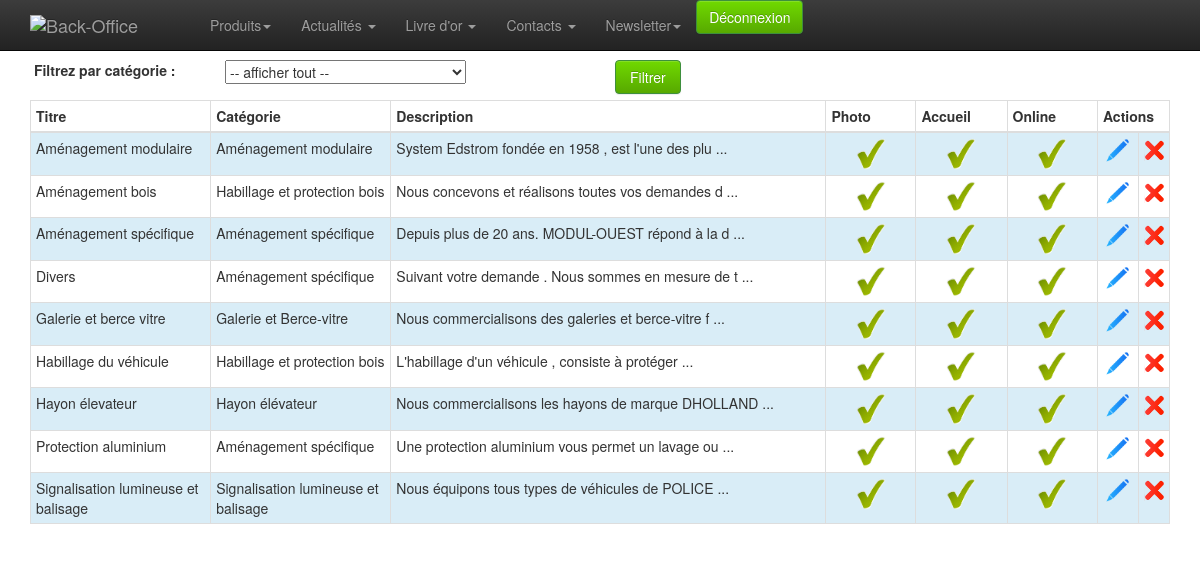
The app's page /admin/produit/liste.php (signed in) with its own data.
### tables this page shows
CREATE TABLE `product` (
  `id` int(10) unsigned NOT NULL AUTO_INCREMENT,
  `id_categorie` int(11) NOT NULL,
  `nom` varchar(100) NOT NULL,
  `description` text NOT NULL,
  `fichier_pdf` varchar(100) NOT NULL,
  `accueil` enum('0','1') NOT NULL DEFAULT '0',
  `online` enum('0','1') NOT NULL DEFAULT '0',
  PRIMARY KEY (`id`)
);

CREATE TABLE `catproduct` (
  `id` int(10) unsigned NOT NULL AUTO_INCREMENT,
  `id_parent` int(11) NOT NULL,
  `nom` varchar(50) NOT NULL,
  `image` varchar(50) NOT NULL,
  `ordre_affichage` int(11) NOT NULL DEFAULT '1',
  PRIMARY KEY (`id`)
);

### admin/classes/StorageManager.php (called while the page is built, shortened)
<?php
class StorageManager{
	protected function dbConnect() {
		try {
			$this->mysqli = new mysqli ( DBHOST, DBUSER, DBPASSWD, DBNAME ) ;
		} catch (Exception $e) {
			throw new Exception("Erreur Connexion DB ". $e->getMessage());
		}
	}
}
?>

### admin/classes/Produit.php (called while the page is built, shortened)
<?php
require_once("StorageManager.php");
require_once("Categorie.php");
class Produit extends StorageManager {
	public function getListe( $tab=array(), $debug=false ) {
		$champ_souhaite = ( $tab[ "champ" ] != '' ) ? $tab[ "champ" ] : "*";
		$requete = "SELECT " . $champ_souhaite . " FROM `product`";
		if ( $tab[ "where" ] == '' ) {
			$requete .= " WHERE id > 0";
			$order_by = ( $tab[ "order_by" ] != "" ) ? $tab[ "order_by" ] : "nom";
			$sens = ( $tab[ "sens" ] != "" ) ? $tab[ "sens" ] : "ASC";
			$requete .= " ORDER BY " . $order_by . " " . $sens;
		}
		else $requete .= $tab[ "where" ];
		$result = mysqli_query( $this->mysqli, $requete );
		while( $row = mysqli_fetch_assoc( $result ) ) {
			$new_array[] = $row;
		}
		return $new_array;
	}
}

### admin/classes/Categorie.php (called while the page is built, shortened)
<?php
require_once("StorageManager.php");
class Categorie extends StorageManager {
	public function load( $id, $debug=false ){
		$new_array = null;
		$requete = "SELECT * FROM `catproduct` WHERE id = " . $id ;
		$result = mysqli_query( $this->mysqli, $requete );
		while( $row = mysqli_fetch_assoc( $result ) ) {
			$new_array[] = $row;
		}
		return $new_array;
	}
	public function getListe( $tab=array(), $debug=false ) {
		$champ_souhaite = ( $tab[ "champ" ] != '' ) ? $tab[ "champ" ] : "*";
		$requete = "SELECT " . $champ_souhaite . " FROM `catproduct`";
		if ( $tab[ "where" ] == '' ) {
			$requete .= " WHERE id > 0";
			if ( !empty( $tab ) ) {
				foreach( $tab as $champ => $val ) {
					if ( $champ != "champ" && $champ != "order_by" && $champ != "sens" )
						$requete .= " AND " . $champ . " = '" . addslashes( $val ) . "'";
				}
			}
			$order_by = ( $tab[ "order_by" ] != "" ) ? $tab[ "order_by" ] : "ordre_affichage";
			$sens = ( $tab[ "sens" ] != "" ) ? $tab[ "sens" ] : "ASC";
			$requete .= " ORDER BY " . $order_by . " " . $sens;
		}
		else $requete .= $tab[ "where" ];
		$result = mysqli_query( $this->mysqli, $requete );
		while( $row = mysqli_fetch_assoc( $result ) ) {
			$new_array[] = $row;
		}
		return $new_array;
	}
}

### admin/classes/utils.php (called while the page is built, shortened)
<?
	function couper_correctement( $chaine='', $longueur=0, $element=' ', $debug=false ) {
		$chaine = substr( $chaine, 0, $longueur );
		return $chaine;
	}
?>

### admin/classes/Produit_image.php (called while the page is built, shortened)
<?php
require_once("StorageManager.php");
class Produit_image extends StorageManager {
	public function getImageDefaut( $num_produit=0, $debug=false ) {
		$requete = "SELECT * FROM `product_image`
			WHERE num_produit = " . intval( $num_produit ) . "
			AND defaut = 'oui'";
		$result = mysqli_query( $this->mysqli, $requete );
		$row = mysqli_fetch_assoc( $result );
		return $row;
	}
}

### admin/produit/liste.php (the view, shortened to what this page needs)
<? include_once ( $_SERVER[ "DOCUMENT_ROOT" ] . "/admin/classes/utils.php" );?>
<?
	require $_SERVER[ "DOCUMENT_ROOT" ] . "/admin/classes/Categorie.php";
	require $_SERVER[ "DOCUMENT_ROOT" ] . "/admin/classes/Produit.php";
	require $_SERVER[ "DOCUMENT_ROOT" ] . "/admin/classes/Produit_image.php";
	$debug = 			false;
	$categorie = 		new Categorie();
	$produit = 			new Produit();
	$produit_image = 	new Produit_image();
	if ( 1 == 1 ) {
		unset( $recherche );
		$recherche[ "id_parent" ] = '0';
		$liste_categorie = $categorie->getListe( $recherche, $debug );
	}
	if ( 1 == 1 ) {
		unset( $recherche );
		$liste_produit = $produit->getListe( $recherche, $debug );
	}
?>
<!doctype html>
<html class="no-js" lang="en">
	<head>
		<? include_once $_SERVER[ "DOCUMENT_ROOT" ] . "/admin/inc-meta.php";?>
	</head>
	<body>
		<? require_once $_SERVER[ "DOCUMENT_ROOT" ] . "/admin/inc-menu.php";?>
		<div class="container">
			<div class="row">
				<form name="formulaire" class="form-horizontal" method="GET"  action="liste.php" >
				<div class="col-md-2">
					<label  >&nbsp;Filtrez par catégorie :</label>
				</div>
				<div class="col-md-4">
					<select name="id_categorie" id="id_categorie">
						<option value="" selected>-- afficher tout --</option>
					</select>
				</div>
				<div class="col-md-3">
					<button class="btn btn-success col-sm-3" type="submit" >Filtrer</button>
				</div>
				<br><br>
			</div>
			<div class="row">
				<div class="col-xs-12 col-sm-12 col-md-12">
					<table class="table table-hover table-bordered table-condensed table-striped" >
						<thead>
							<tr>
								<th class="col-md-2" style="">Titre</th>
								<th class="col-md-2" style="">Catégorie</th>
								<th class="col-md-5" style="">Description</th>
								<th class="col-md-1" style="">Photo</th>
								<th class="col-md-1" style="">Accueil</th>
								<th class="col-md-1" style="">Online</th>
								<th class="col-md-1" colspan="2" style="">Actions</th>
							</tr>
						</thead>
						<tbody>
							<?
							if ( !empty( $liste_produit ) ) {
								$i=0;
								foreach ( $liste_produit as $value ) {
									$i++;
									$data = $categorie->load( $value[ "id_categorie" ] );
									$image_defaut = $produit_image->getImageDefaut( $value[ "id" ], $debug );
									$classe_affichage = ( $i % 2 != 0 ) ? "info" : "";
									$description = couper_correctement( $value[ "description" ], 50 );
									if ( strlen( $value[ "description" ] ) > 50 ) $description .= " ...";
									$image_ok = ( $image_defaut[ "fichier" ] != '' ) ? 'check' : 'vide';
									$accueil = ( $value[ "accueil" ] == '1' ) ? 'check' : 'vide';
									$online = ( $value[ "online" ] == '1' ) ? 'check' : 'vide';
									echo "<tr class='" . $classe_affichage . "'>\n";
									echo "	<td>" . $value[ "nom" ] . "</td>\n";
									echo "	<td>" . $data[ 0 ][ "nom" ] . "</td>\n";
									echo "	<td>" . $description . "</td>\n";
									echo "	<td align='center'><img src='../img/" . $image_ok . ".png' width='30' ></td>\n";
									echo "	<td align='center'><img src='../img/" . $accueil . ".png' width='30' ></td>\n";
									echo "	<td align='center'><img src='../img/" . $online . ".png' width='30' ></td>\n";
									echo "	<td><a href='./edition.php?id=" . $value[ "id" ] . "'><img src='../img/modif.png' width='30' alt='Modifier' ></a></td>\n";
									echo "	<td>\n";
									echo "		<img src='../img/del.png' width='20' alt='Supprimer' onclick=\"$('.supp" . $value[ "id" ] . "').css('display', 'block');\">\n";
									echo "	</td>\n";
									echo "</tr>\n";
								}
							}
							?>
						</tbody>
					</table>
				</div>
			</div>
		</div>
	</body>
</html>

### admin/css/style.css (style rules this page uses)
body { padding-top: 60px; padding-bottom: 40px; }
.btn-success { background-color: #57a900; background-image: -moz-linear-gradient(top, #70d900, #57a900); background-image: -ms-linear-gradient(top, #70d900, #57a900); background-image: -webkit-gradient(linear, 0 0, 0 100%, from(#70d900), to(#57a900)); background-image: -webkit-linear-gradient(top, #70d900, #57a900); background-image: -o-linear-gradient(top, #70d900, #57a900); background-image: linear-gradient(top, #70d900, #57a900); filter: progid:DXImageTransform.Microsoft.gradient(startColorstr='#70d900', endColorstr='#57a900', GradientType=0); }

### records on screen
product: nom "Aménagement modulaire", catproduct.nom "Aménagement modulaire", description "System Edstrom fondée en 1958 , est l'une des plu ..."
product: nom "Aménagement bois", catproduct.nom "Habillage et protection bois", description "Nous concevons et réalisons toutes vos demandes d ..."
product: nom "Aménagement spécifique", catproduct.nom "Aménagement spécifique", description "Depuis plus de 20 ans. MODUL-OUEST répond à la d ..."
product: nom "Divers", catproduct.nom "Aménagement spécifique", description "Suivant votre demande . Nous sommes en mesure de t ..."
product: nom "Galerie et berce vitre", catproduct.nom "Galerie et Berce-vitre", description "Nous commercialisons des galeries et berce-vitre f ..."
product: nom "Habillage du véhicule", catproduct.nom "Habillage et protection bois", description "L'habillage d'un véhicule , consiste à protéger ..."
product: nom "Hayon élevateur", catproduct.nom "Hayon élévateur", description "Nous commercialisons les hayons de marque DHOLLAND ..."
product: nom "Protection aluminium", catproduct.nom "Aménagement spécifique", description "Une protection aluminium vous permet un lavage ou ..."
product: nom "Signalisation lumineuse et balisage", catproduct.nom "Signalisation lumineuse et balisage", description "Nous équipons tous types de véhicules de POLICE ..."
